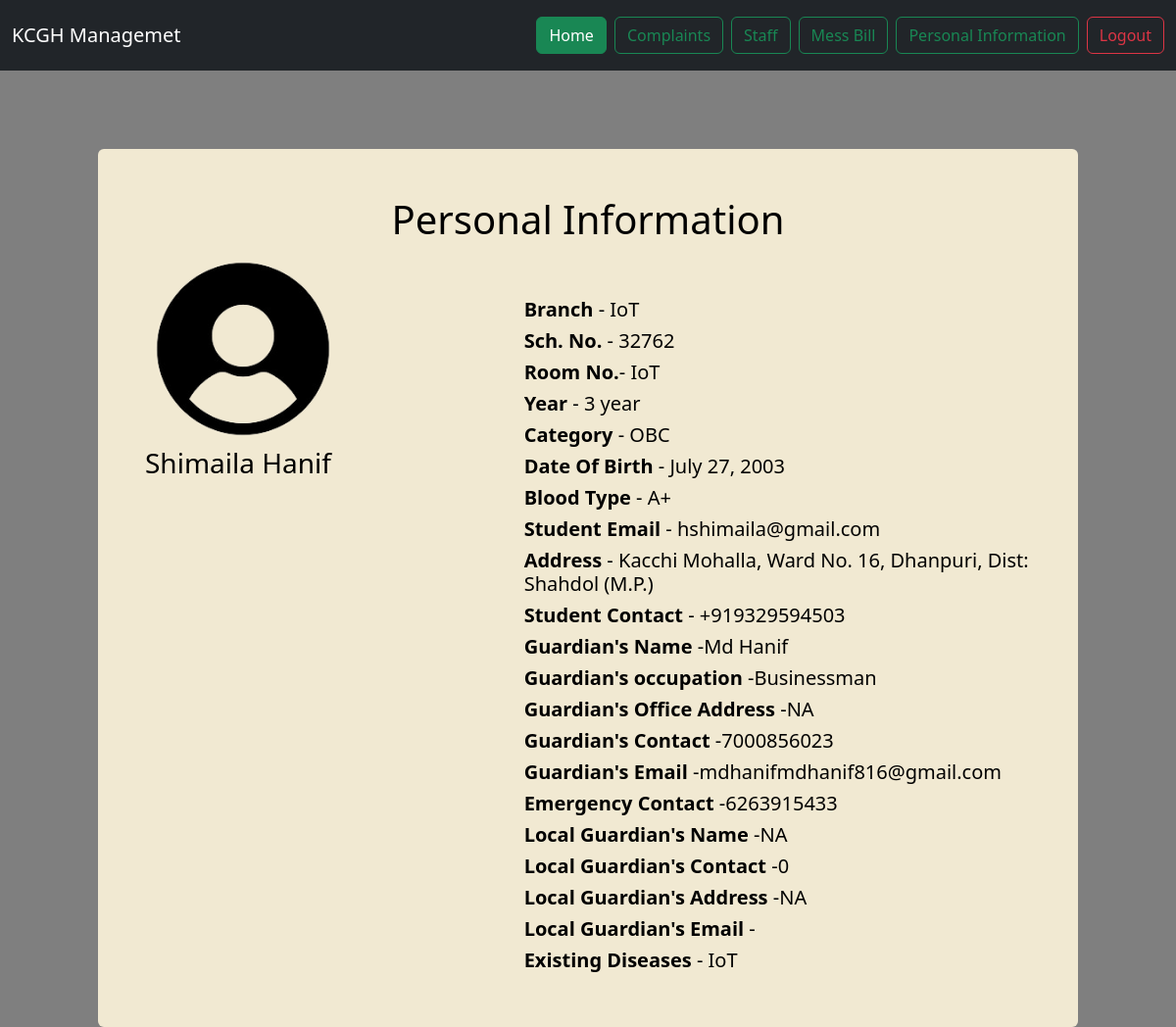
Page /personalInfo (signed in) on the committed database.
### users/models.py (models this page shows, shortened)
class StudentInfo(models.Model):
    user = models.ForeignKey(User, on_delete=models.CASCADE, null=True, blank=True)
    name = models.CharField(max_length=100)
    sch_no = models.IntegerField()
    branch = models.CharField(max_length=100)
    year = models.IntegerField()
    category = models.CharField(max_length=15)
    dob = models.DateField()
    blood_group = models.CharField(max_length=5)
    email = models.EmailField()
    address = models.CharField(max_length=100)
    phone = models.IntegerField(max_length=10)
    g_no = models.IntegerField(max_length=10)
    g_name = models.CharField(max_length=100)
    g_email = models.EmailField(max_length=30)
    g_occupation = models.CharField(max_length=100)
    g_address = models.CharField(max_length=100)
    e_no = models.IntegerField(max_length=10)
    l_name = models.CharField(max_length=100)
    l_address = models.CharField(max_length=100)
    l_no = models.IntegerField(max_length=10)
    disease = models.CharField(max_length=100)

### mess/views.py (the view)
# urls.py: path("personalInfo", views.personalInfo, name="personalInfo"),
@login_required
def personalInfo(request):
    user_info = StudentInfo.objects.filter(user=request.user).first()
    if user_info is None:
        messages.error(request, "User data not found")
        return redirect("home")
    return render(request, "personalInfo.html", {"user1": user_info, 'user': request.user})

### mess/templates/personalInfo.html (shortened to what this page needs)
{% extends "base.html" %}
{% load static%}
{% block body %}
    {% include "components/navbar.html" %}
    <div class="d-flex justify-content-center align-items-start" style="height: 80vh; margin-top: 80px;">
        <div class="container text-white p-5 rounded" style="background: #f1e9d2; color: black !important; max-width: 1000px;">
            <h1 class="text-center" style="color: black;">Personal Information</h1>
            <div class="row">
                <div class="col-md-5 ">
                    <img src="/static/images/images-removebg-preview.png " class="p-0 m-0" alt="Logo" style="height: 200px;">
                    <h3>{{user1.name}}</h3>
                </div>
                <div class="col-md-7 mt-5 align-items-center">
                    <h5><strong>Branch</strong> - {{user1.branch}}</h5>
                    <h5><strong>Sch. No.</strong>  - {{user1.sch_no}}</h5>
                    <h5><strong>Room No.</strong>- {{user1.branch}}</h5>
                    <h5><strong>Year</strong> - {{user1.year}} year</h5>
                    <h5><strong>Category</strong> - {{user1.category}}</h5>
                    <h5><strong>Date Of Birth</strong> - {{user1.dob}}</h5>
                    <h5><strong>Blood Type</strong> - {{user1.blood_group}}</h5>
                    <h5><strong>Student Email </strong> - {{user1.email}}</h5>
                    <h5><strong>Address</strong> - {{user1.address}}</h5>
                    <h5><strong>Student Contact</strong> - +91{{user1.phone}}</h5>
                    <h5><strong>Guardian's Name</strong> -{{user1.g_name}}</h5>
                    <h5><strong>Guardian's occupation</strong> -{{user1.g_occupation}}</h5>
                    <h5><strong>Guardian's Office Address</strong> -{{user1.g_address}}</h5>
                    <h5><strong>Guardian's Contact</strong> -{{user1.g_no}}</h5>
                    <h5><strong>Guardian's Email</strong> -{{user1.g_email}}</h5>
                    <h5><strong>Emergency Contact</strong> -{{user1.e_no}}</h5>
                    <h5><strong>Local Guardian's Name</strong> -{{user1.l_name}}</h5>
                    <h5><strong>Local Guardian's Contact</strong> -{{user1.l_no}}</h5>
                    <h5><strong>Local Guardian's Address</strong> -{{user1.l_address}}</h5>
                    <h5><strong>Local Guardian's Email</strong> -{{user1.l_email}}</h5>
                    <h5><strong>Existing Diseases</strong> - {{user1.branch}}</h5>
                </div>
            </div>
        </div>
    </div>
{% endblock %}

### mess/templates/base.html (shortened to what this page needs)
<!doctype html>
<html lang="en">
  <head>
    <link href="https://cdn.jsdelivr.net/npm/bootstrap@5.3.3/dist/css/bootstrap.min.css" rel="stylesheet">
    <link rel="stylesheet" href="https://cdnjs.cloudflare.com/ajax/libs/font-awesome/6.4.2/css/all.min.css">
  </head>
  {%block body%}
    {%endblock%}
</html>

### mess/templates/components/navBar.html (shortened to what this page needs)
<nav class="navbar navbar-expand-lg bg-dark navbar-dark py-3 ">
  <div class="container-fluid">
    <a class="navbar-brand" href="#">KCGH Managemet</a>
    <div class="collapse navbar-collapse" id="navbarSupportedContent">
      <div class="d-grid gap-2 d-md-flex justify-content-md-end">
        <a href="{% url 'home' %}" class="btn btn-success ">Home</a>
        <button type="button" class="btn btn-outline-success"><a class="nav-link"
            href="{% url 'complain' %}">Complaints</a></button>
        <button type="button" class="btn btn-outline-success"><a class="nav-link"
            href="{% url 'staffInfo' %}">Staff</a></button>
            {% if user.is_authenticated %}
            <a href="{% url 'messbill' %}" class="btn btn-outline-success">Mess Bill</a>
            <a href="{% url 'personalInfo' %}" class="btn btn-outline-success">Personal Information</a>
            <a href="{% url 'handleLogOut' %}" class="btn btn-outline-danger">Logout</a>
        {% else %}
            <button type="button" class="btn btn-outline-success" data-bs-toggle="modal" data-bs-target="#loginModal">
                Login
            </button>
        {% endif %}
      </div>
    </div>
  </div>
</nav>

### rows in the picture
StudentInfo: name "Shimaila Hanif", branch "IoT", sch_no "32762", year "3", category "OBC", dob "July 27, 2003", blood_group "A+", email "hshimaila@gmail.com", address "Kacchi Mohalla, Ward No. 16, Dhanpuri, Dist: Shahdol (M.P.)", phone "9329594503", g_name "Md Hanif", g_occupation "Businessman", g_address "NA", g_no "7000856023", g_email "mdhanifmdhanif816@gmail.com", e_no "6263915433", l_name "NA", l_no "0", l_address "NA"
